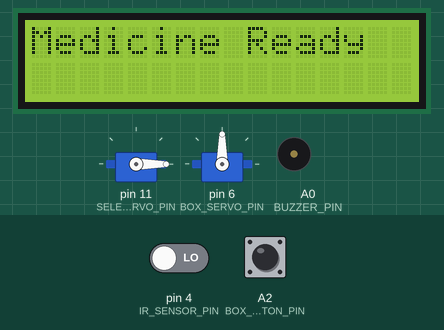
A sketch run on a simulated Arduino Uno, built with avr-gcc and run on an emulated ATmega328P. On the bench: 16×2 character LCD, 2 × servo, buzzer (waves = sounding, pin HIGH). The inputs (shaded band) are chosen by the test bench; at power-on: A2 (BOX_BUTTON_PIN) HIGH, pin 4 (IR_SENSOR_PIN) LOW. The local clock reads 2024-03-15 10:24:30 at power-on unless the sketch sets it; EEPROM starts erased; the modem accepts every AT command (registered, SIM ready, sends succeed) and sends nothing else.

Above: at 2.2 s.
At 5.3 s:
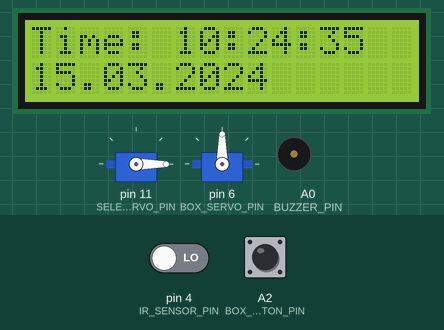
5.4 s: A2 (BOX_BUTTON_PIN) pulled LOW for 1 s
At 8.0 s:
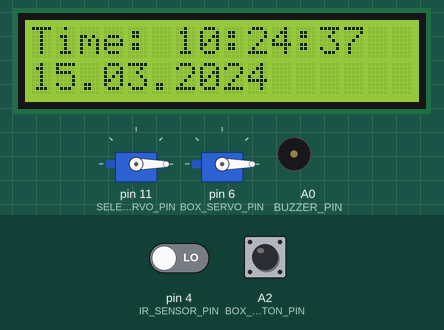
At 15.27 s:
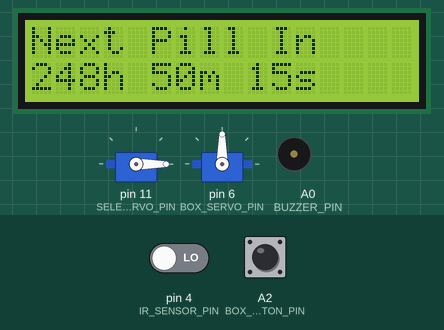
Timing chart, 0 to 15.4 s (numbered marks = the images above; inputs shaded):
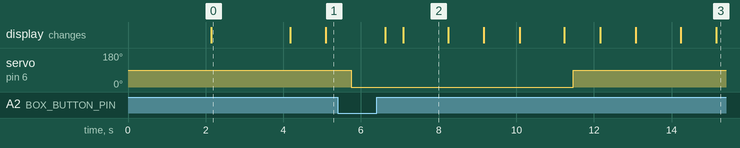

Measured:
- after the input at 5.4 s, servo on pin 6 (BOX_SERVO_PIN): 90° → 0° after 0.35 s, → 90° 5.7 s later
- what the display in image 0 shows lasts 2.1 s, from 2.1 s to 4.2 s
- what the display in image 2 shows lasts 1.1 s, from 7.1 s to 8.2 s

The sketch:

Automatic_Medicine_Despenser.ino
```cpp
//https://raw.githubusercontent.com/SpacehuhnTech/arduino/main/package_spacehuhn_index.json

#include <Wire.h>
#include <LiquidCrystal_I2C.h>
#include <DS1307.h>
#include <Servo.h>
#include <EEPROM.h>
#include <SoftwareSerial.h>

SoftwareSerial gsmSerial(2, 3);  // RX, TX

String number = "+8801623924703";

// ---------------- LCD ----------------
LiquidCrystal_I2C lcd(0x27, 16, 2);

// ---------------- RTC ----------------
DS1307 rtc(SDA, SCL);

// ---------------- Servos ----------------
Servo selectorServo;
Servo boxServo;

// ---------------- Pins ----------------
#define SELECTOR_SERVO_PIN 11
#define BOX_SERVO_PIN 6
#define BUZZER_PIN A0
#define IR_SENSOR_PIN 4
#define BOX_BUTTON_PIN A2

// ---------------- EEPROM ----------------
#define EEPROM_SERVO_POS 0
#define EEPROM_FLAG 5

#define ADDR_MORNING_H 10
#define ADDR_MORNING_M 11
#define ADDR_NOON_H 12
#define ADDR_NOON_M 13
#define ADDR_NIGHT_H 14
#define ADDR_NIGHT_M 15

// ---------------- Pill Times ----------------
int MORNING_HOUR, MORNING_MIN;
int NOON_HOUR, NOON_MIN;
int NIGHT_HOUR, NIGHT_MIN;

// ---------------- Flags ----------------
bool morningDone = false, noonDone = false, nightDone = false;
bool morningTaken = false, noonTaken = false, nightTaken = false;
bool morningCallSent = false, noonCallSent = false, nightCallSent = false;

// ---------------- Box State ----------------
bool boxOpen = false;
unsigned long boxOpenTime = 0;
String currentDose = "";

// ---------------- Servo ----------------
int lastServoAngle = 0;

// ---------------- Display ----------------
unsigned long lastSwitch = 0;
bool showRemaining = false;

// ---------------- Nano -> ESP8266 ----------------
bool lastMorningTaken = false;
bool lastNoonTaken = false;
bool lastNightTaken = false;

// ---------------- Pill detection ----------------
bool pillDetected = false;
unsigned long pillDetectTime = 0;
#define PILL_TAKEN_DELAY 5000
#define PILL_TIMEOUT 15000

// =================================================
// SLOW SERVO MOVEMENT
void moveServoSlow(Servo &s, int fromAngle, int toAngle, int delayMs){
  if(fromAngle<toAngle){
    for(int p=fromAngle;p<=toAngle;p++){ s.write(p); delay(delayMs); }
  }else{
    for(int p=fromAngle;p>=toAngle;p--){ s.write(p); delay(delayMs); }
  }
}

// =================================================
void makeCall(){
  Serial.println("Call Alert!"); // replace with GSM AT commands if available
  gsmSerial.print(F("ATD"));
  gsmSerial.print(number);
  gsmSerial.print(F(";\r\n"));
}

// =================================================
void setup(){
  Serial.begin(9600);
  lcd.init();
  lcd.backlight();
  rtc.begin();
  rtc.halt(false);

    // ---- SET RTC TIME ONLY ONCE ----

 // rtc.setDOW(MONDAY);
// rtc.setTime(18, 56, 0);
  // rtc.setDate(19, 1, 2026);

  selectorServo.attach(SELECTOR_SERVO_PIN);
  boxServo.attach(BOX_SERVO_PIN);

  pinMode(BUZZER_PIN, OUTPUT);
  pinMode(IR_SENSOR_PIN, INPUT);
  pinMode(BOX_BUTTON_PIN, INPUT_PULLUP);

  if(EEPROM.read(EEPROM_FLAG)!=123){
    EEPROM.update(EEPROM_FLAG,123);
    EEPROM.update(EEPROM_SERVO_POS,0);
  }

  lastServoAngle = EEPROM.read(EEPROM_SERVO_POS);
  selectorServo.write(lastServoAngle); // go directly to last position
  boxServo.write(90);

  // Load pill times from EEPROM
  MORNING_HOUR = EEPROM.read(ADDR_MORNING_H);
  MORNING_MIN = EEPROM.read(ADDR_MORNING_M);
  NOON_HOUR = EEPROM.read(ADDR_NOON_H);
  NOON_MIN = EEPROM.read(ADDR_NOON_M);
  NIGHT_HOUR = EEPROM.read(ADDR_NIGHT_H);
  NIGHT_MIN = EEPROM.read(ADDR_NIGHT_M);

  gsmSerial.begin(9600);

  delay(500);
  gsmSerial.println("AT+CMGF=1");  //Set SMS to Text Mode
                                   // updateSerial();
  delay(500);
  gsmSerial.println("AT+CNMI=2,2,0,0,0");
  //updateSerial();
  delay(500);
  gsmSerial.println("AT+CMGL=\"REC UNREAD\"");  // Read Unread Messages
                                                // updateSerial();
  delay(500);

  lcd.print("Medicine Ready");
  delay(2000);
  lcd.clear();
}

// =================================================
void loop(){
  // ---------- Receive pill times from ESP8266 ----------
  while(Serial.available()){
    String line = Serial.readStringUntil('\n');
    line.trim();
    if(line.startsWith("TIME:")){
      int mi = line.indexOf("M=");
      int ni = line.indexOf("N=");
      int ei = line.indexOf("E=");

      if(mi!=-1){
        MORNING_HOUR = line.substring(mi+2, mi+4).toInt();
        MORNING_MIN  = line.substring(mi+5, mi+7).toInt();
        EEPROM.update(ADDR_MORNING_H, MORNING_HOUR);
        EEPROM.update(ADDR_MORNING_M, MORNING_MIN);
      }
      if(ni!=-1){
        NOON_HOUR = line.substring(ni+2, ni+4).toInt();
        NOON_MIN  = line.substring(ni+5, ni+7).toInt();
        EEPROM.update(ADDR_NOON_H, NOON_HOUR);
        EEPROM.update(ADDR_NOON_M, NOON_MIN);
      }
      if(ei!=-1){
        NIGHT_HOUR = line.substring(ei+2, ei+4).toInt();
        NIGHT_MIN  = line.substring(ei+5, ei+7).toInt();
        EEPROM.update(ADDR_NIGHT_H, NIGHT_HOUR);
        EEPROM.update(ADDR_NIGHT_M, NIGHT_MIN);
      }
    }
  }

  Time t = rtc.getTime();
  int h = t.hour;
  int m = t.min;
  int s = t.sec;

  // ---------- DISPLAY ----------
  if (millis() - lastSwitch > 15000) {
    showRemaining = true;
    lastSwitch = millis();
    lcd.clear();
  }

  if (showRemaining){
    showRemainingTime(h, m, s);
    if (millis() - lastSwitch > 2500){
      showRemaining = false;
      lcd.clear();
    }
  }else{
    showDateTime();
  }

  // ---------- DISPENSE ----------
  if(h==MORNING_HOUR && m==MORNING_MIN && !morningDone){
    currentDose="MORNING"; dispense("MORNING DOSE",0); morningDone=true;
  }
  if(h==NOON_HOUR && m==NOON_MIN && !noonDone){
    currentDose="NOON"; dispense("NOON DOSE",90); noonDone=true;
  }
  if(h==NIGHT_HOUR && m==NIGHT_MIN && !nightDone){
    currentDose="NIGHT"; dispense("NIGHT DOSE",180); nightDone=true;
  }

  // ---------- BOX BUTTON ----------
  if(digitalRead(BOX_BUTTON_PIN)==LOW){
    delay(200);
    boxServo.write(boxOpen?90:0);
    boxOpen = !boxOpen;
    boxOpenTime = millis();
    pillDetected=false;
    while(digitalRead(BOX_BUTTON_PIN)==LOW);
  }

  // ---------- CHECK MEDICINE TAKEN ----------
  checkMedicineTaken();

  // ---------- DAILY RESET ----------
  if(h==0 && m==0 && s==1){
    morningDone=noonDone=nightDone=false;
    morningTaken=noonTaken=nightTaken=false;
    morningCallSent=noonCallSent=nightCallSent=false;
  }

  delay(200);
}

// =================================================
void dispense(String msg,int angle){
  lcd.clear();
  lcd.print("MEDICINE TIME");
  lcd.setCursor(0,1); lcd.print(msg);

  moveServoSlow(selectorServo,lastServoAngle,angle,20);
  lastServoAngle=angle;
  EEPROM.update(EEPROM_SERVO_POS,angle); // Save last position

  if(currentDose=="MORNING") morningTaken=false;
  if(currentDose=="NOON") noonTaken=false;
  if(currentDose=="NIGHT") nightTaken=false;

  boxServo.write(0);
  boxOpen=true;
  boxOpenTime=millis();
  pillDetected=false;

  lcd.clear();
  lcd.print("Take Medicine");
}

// =================================================
void checkMedicineTaken(){
  if(!boxOpen) return;

  // ---------- IR detect ----------
  if(!pillDetected && digitalRead(IR_SENSOR_PIN)==LOW){
    pillDetected=true;
    pillDetectTime=millis(); // Start 5s timer

    if(currentDose=="MORNING") morningTaken=true;
    if(currentDose=="NOON") noonTaken=true;
    if(currentDose=="NIGHT") nightTaken=true;

    // Send status to ESP immediately
    if(morningTaken!=lastMorningTaken){ Serial.println("STATUS:MORNING="+String(morningTaken)); lastMorningTaken=morningTaken;}
    if(noonTaken!=lastNoonTaken){ Serial.println("STATUS:NOON="+String(noonTaken)); lastNoonTaken=noonTaken;}
    if(nightTaken!=lastNightTaken){ Serial.println("STATUS:NIGHT="+String(nightTaken)); lastNightTaken=nightTaken;}
  }

  // ---------- Beep while box open ----------
  if(boxOpen && !pillDetected){
    digitalWrite(BUZZER_PIN,HIGH);
    delay(300);
    digitalWrite(BUZZER_PIN,LOW);
    delay(300);
  }

  // ---------- Case 1: Pill Taken ----------
  if(pillDetected && millis()-pillDetectTime>=5000){
    boxServo.write(90);
    boxOpen=false;
    digitalWrite(BUZZER_PIN,LOW); // Stop beep
  }

  // ---------- Case 2: Pill NOT Taken ----------
  if(!pillDetected && millis()-boxOpenTime>=15000){
    boxServo.write(90);
    boxOpen=false;
    makeCall();
    digitalWrite(BUZZER_PIN,LOW); // Stop beep
    // Send status
    if(morningTaken!=lastMorningTaken){ Serial.println("STATUS:MORNING="+String(morningTaken)); lastMorningTaken=morningTaken;}
    if(noonTaken!=lastNoonTaken){ Serial.println("STATUS:NOON="+String(noonTaken)); lastNoonTaken=noonTaken;}
    if(nightTaken!=lastNightTaken){ Serial.println("STATUS:NIGHT="+String(nightTaken)); lastNightTaken=nightTaken;}

    delay(5000);
  }
}

// =================================================
void showDateTime(){
  lcd.setCursor(0,0); lcd.print("Time: "); lcd.print(rtc.getTimeStr());
  lcd.setCursor(0,1); lcd.print(rtc.getDateStr());
}

// =================================================
void showRemainingTime(int h,int m,int s){
  int nh,nm;
  if(h<MORNING_HOUR || (h==MORNING_HOUR && m<MORNING_MIN)){ nh=MORNING_HOUR; nm=MORNING_MIN;}
  else if(h<NOON_HOUR || (h==NOON_HOUR && m<NOON_MIN)){ nh=NOON_HOUR; nm=NOON_MIN;}
  else if(h<NIGHT_HOUR || (h==NIGHT_HOUR && m<NIGHT_MIN)){ nh=NIGHT_HOUR; nm=NIGHT_MIN;}
  else{ nh=MORNING_HOUR; nm=MORNING_MIN;}

  long now=h*3600L + m*60L + s;
  long next=nh*3600L + nm*60L;
  if(next<=now) next+=86400;
  long diff=next-now;

  lcd.setCursor(0,0); lcd.print("Next Pill In");
  lcd.setCursor(0,1);
  lcd.print(diff/3600); lcd.print("h ");
  lcd.print((diff%3600)/60); lcd.print("m ");
  lcd.print(diff%60); lcd.print("s");
}
```
